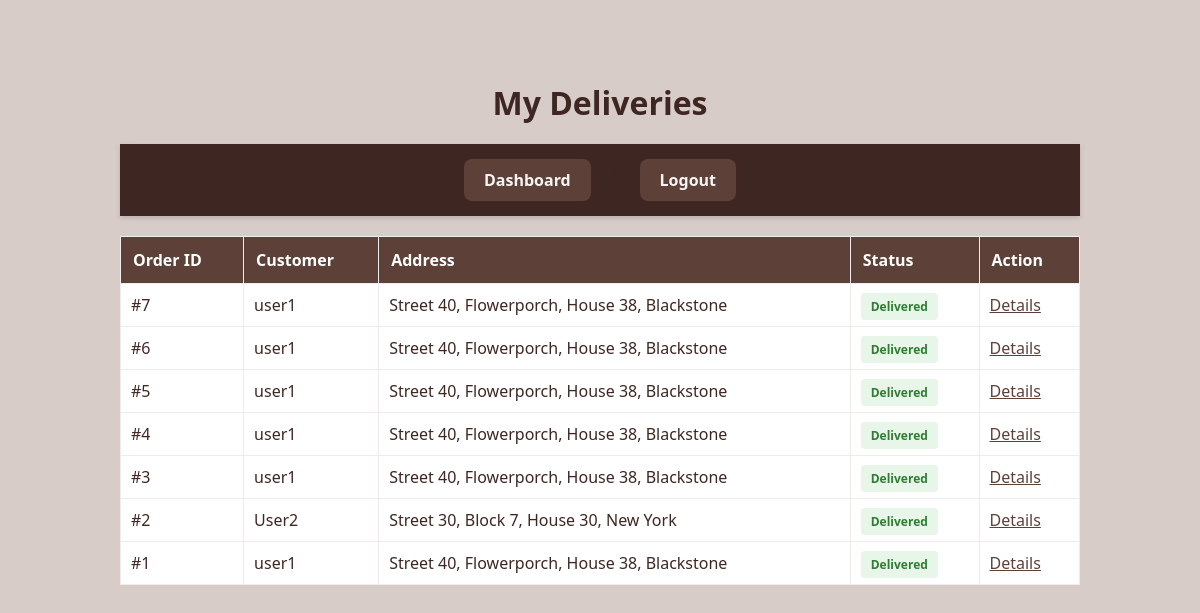
The app's page /rider_deliverystatus.php (signed in) with its own data.
### tables this page shows
CREATE TABLE `orders` (
  `order_id` int(11) NOT NULL,
  `customer_id` int(11) NOT NULL,
  `rider_id` int(11) DEFAULT NULL,
  `order_status` enum('Pending','ReadyForPickup','OutForDelivery','Delivered','Cancelled') DEFAULT 'Pending',
  `address_id` int(11) NOT NULL,
  `order_timestamp` timestamp NOT NULL DEFAULT current_timestamp(),
  `delivery_timestamp` timestamp NULL DEFAULT NULL,
  `rider_code_verified` tinyint(4) DEFAULT 0,
  `customer_code_verified` tinyint(4) DEFAULT 0,
  `customer_verify_code` int(4) DEFAULT NULL,
  `rider_verify_code` int(4) DEFAULT NULL
);

CREATE TABLE `users` (
  `user_id` int(11) NOT NULL,
  `full_name` varchar(100) DEFAULT NULL,
  `email` varchar(100) DEFAULT NULL,
  `password_hash` varchar(255) DEFAULT NULL,
  `phone` varchar(20) DEFAULT NULL,
  `role` enum('admin','customer','rider') DEFAULT NULL,
  `rider_status` enum('active','inactive') DEFAULT NULL,
  `address` varchar(255) DEFAULT NULL
);

### rider_deliverystatus.php (the view, shortened to what this page needs)
<?php
include 'db.php';
$rider_id = (int)$_SESSION['user_id'];
$history_res = $conn->query("
    SELECT o.order_id, o.order_status, o.order_timestamp, u.full_name,
           CONCAT(a.address_text, ', ', a.city) as address
    FROM Orders o
    JOIN Users u ON o.customer_id = u.user_id
    JOIN CustomerAddresses a ON o.address_id = a.address_id
    WHERE o.rider_id = $rider_id
    ORDER BY o.order_timestamp DESC
");
?>
<!DOCTYPE html>
<html>
<head>
    <link rel="stylesheet" href="style.css">
</head>
<body>
<div style="max-width: 1000px; margin: 40px auto; padding: 20px;">
    <h1>My Deliveries</h1>
    <nav style="margin-bottom: 20px;">
        <a href="rider_dashboard.php">Dashboard</a> | <a href="logout.php">Logout</a>
    </nav>
    <table>
        <thead>
            <tr>
                <th>Order ID</th>
                <th>Customer</th>
                <th>Address</th>
                <th>Status</th>
                <th>Action</th>
            </tr>
        </thead>
        <tbody>
            <?php while($o = $history_res->fetch_assoc()): ?>
            <tr>
                <td>#<?= $o['order_id'] ?></td>
                <td><?= htmlspecialchars($o['full_name']) ?></td>
                <td><?= htmlspecialchars($o['address']) ?></td>
                <td><span class="status-badge <?= str_replace(' ', '-', $o['order_status']) ?>"><?= $o['order_status'] ?></span></td>
                <td>
                    <a href="rider_updatestatus.php?order_id=<?= $o['order_id'] ?>">Details</a>
                </td>
            </tr>
            <?php endwhile; ?>
        </tbody>
    </table>
</div>
</body>
</html>

### style.css (style rules this page uses)
* { box-sizing: border-box; }
body { margin: 0; font-family: 'Segoe UI', Tahoma, Geneva, Verdana, sans-serif; background: #D7CCC8; color: #3E2723; }
h1, h2, h3, nav a, button, label, .status-badge { font-family: 'Segoe UI', Tahoma, Geneva, Verdana, sans-serif; }
a { color: #5D4037; text-decoration: underline; }
nav { background-color: #3E2723; display: flex; justify-content: center; gap: 20px; padding: 15px 0; box-shadow: 0 2px 5px rgba(0,0,0,0.15); }
nav a { color: #F5F5F5; text-decoration: none; background-color: #5D4037; padding: 10px 20px; border-radius: 8px; font-weight: 600; transition: all 0.3s ease; }
h1, h2, h3 { text-align: center; margin-bottom: 20px; color: #3E2723; }
table { width: 100%; border-collapse: collapse; border: 1px solid #D7CCC8; margin-top: 20px; }
table thead th { background-color: #5D4037; color: #ffffff; padding: 12px; }
table tbody td { padding: 10px; border: 1px solid #EFEBE9; }

### rider_deliverystatus.php (style rules this page uses)
table { width: 100%; border-collapse: collapse; background: #fff; }
th, td { padding: 12px; border: 1px solid #eee; text-align: left; }
.status-badge { padding: 5px 10px; border-radius: 4px; font-size: 12px; font-weight: bold; }
.Delivered { background: #e8f5e9; color: #2e7d32; }

### records on screen
orders: order_id "7", customer.full_name "user1", address "Street 40, Flowerporch, House 38, Blackstone", order_status "Delivered"
orders: order_id "6", customer.full_name "user1", address "Street 40, Flowerporch, House 38, Blackstone", order_status "Delivered"
orders: order_id "5", customer.full_name "user1", address "Street 40, Flowerporch, House 38, Blackstone", order_status "Delivered"
orders: order_id "4", customer.full_name "user1", address "Street 40, Flowerporch, House 38, Blackstone", order_status "Delivered"
orders: order_id "3", customer.full_name "user1", address "Street 40, Flowerporch, House 38, Blackstone", order_status "Delivered"
orders: order_id "2", customer.full_name "User2", address "Street 30, Block 7, House 30, New York", order_status "Delivered"
orders: order_id "1", customer.full_name "user1", address "Street 40, Flowerporch, House 38, Blackstone", order_status "Delivered"
